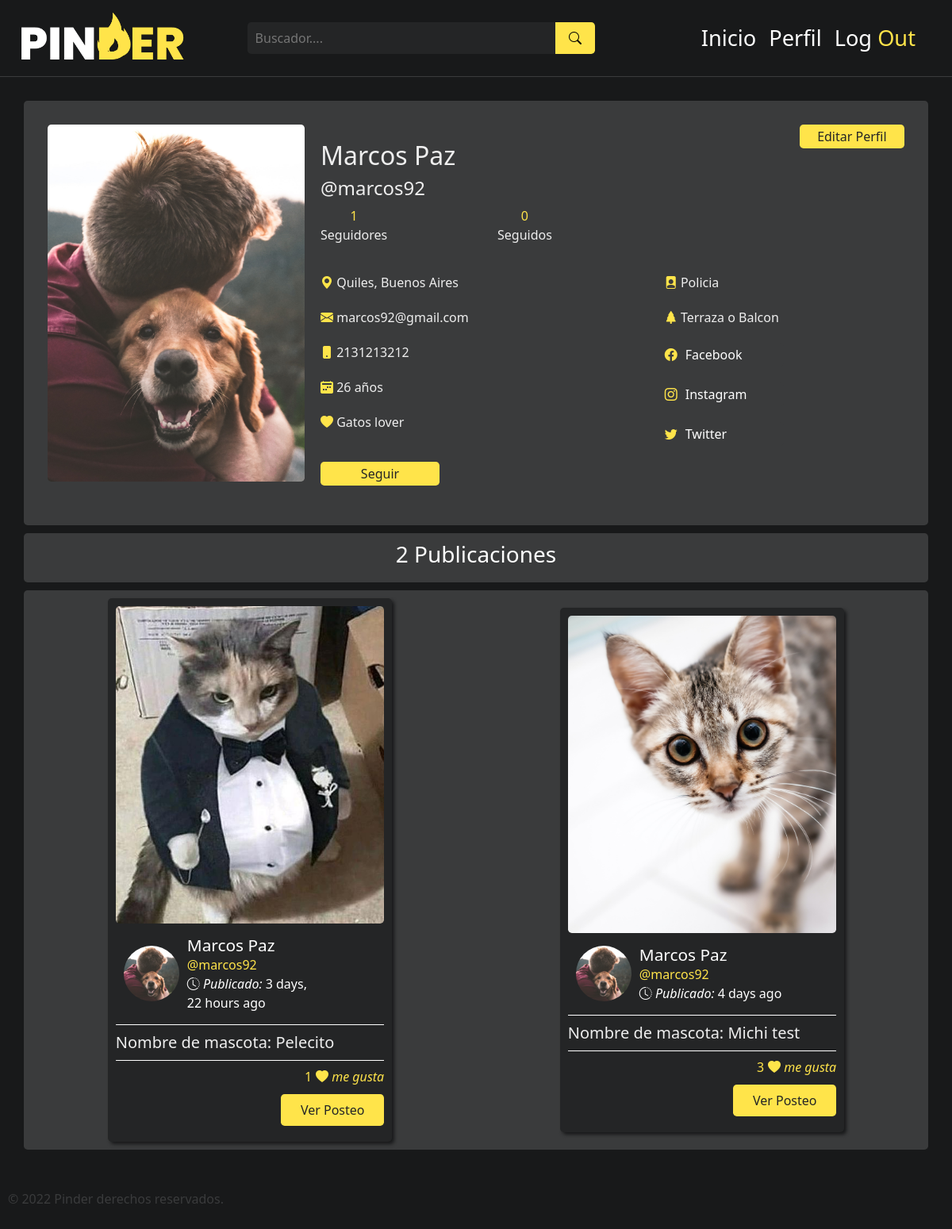
The app's page /profile/marcos92 (signed in) with its own data.
### pinderApp/models.py (models this page shows, shortened)
class Profile(models.Model):
    user = models.OneToOneField(User, on_delete=models.CASCADE)
    image = models.ImageField(upload_to='profile_pics',
                              default='../media/user.png')
    dni = models.PositiveIntegerField(null=True)
    sexo = models.CharField(
        max_length=30,
        choices=SEXO_USUARIO
    )
    edad = models.PositiveIntegerField(null=True)
    telefono = models.PositiveIntegerField(null=True)
    localidad = models.CharField(max_length=50)
    provincia = models.CharField(max_length=30)
    ocupacion = models.CharField(max_length=50)
    carga_horaria = models.PositiveIntegerField(null=True)
    dias_homeoffice = models.PositiveIntegerField(null=True)
    cantidad_hijos = models.PositiveIntegerField(null=True)
    cantidad_mascotas = models.PositiveIntegerField(null=True)
    especie_mascota = models.CharField(max_length=50)
    espacio_abierto = models.CharField(
        max_length=40,
        choices=ESPACIO_USUARIO
    )
    ig = models.URLField(null=True)
    fb = models.URLField(null=True)
    tw = models.URLField(null=True)
    def following(self):
        user_ids = Relationship.objects.filter(from_user=self.user)\
            .values_list('to_user_id', flat=True)
        return User.objects.filter(id__in=user_ids)
    def followers(self):
        user_ids = Relationship.objects.filter(to_user=self.user)\
        .values_list('from_user_id', flat=True)
        return User.objects.filter(id__in=user_ids)

class Post(models.Model):
    author = models.ForeignKey(User, on_delete=models.CASCADE, related_name='posteos')
    likes = models.ManyToManyField(User,blank=True, related_name='likes')
    dislikes = models.ManyToManyField(User,blank=True, related_name='dislikes')
    timestamp = models.DateTimeField(default=timezone.now)
    nombre = models.CharField(max_length=30, blank=True,null=True)
    especie = models.CharField(
        max_length=20,
        choices=ESPECIE_OPCIONES,
        default="Elegir Opcion"
          )
    sexo = models.CharField(
        max_length=20,
        choices=SEXO_OPCIONES,
        default="Elegir Opcion"
    )
    edad = models.PositiveIntegerField(blank=True,null=True)
    tamanio = models.CharField(
        max_length=20,
        choices=TAMANIO_OPCIONES,
        default="Elegir Opcion"
    )
    vacunas_aplicadas = models.PositiveIntegerField(blank=True,null=True)
    castracion = models.CharField(
        max_length=20,
        choices=CASTRACION_OPCIONES,
        default="Elegir Opcion"
    )
    desparasitado = models.CharField(
        max_length=20,
        choices=DESPARASITADO_OPCIONES,
        default="Elegir Opcion"
    )
    discapacidad = models.CharField(max_length=150, blank=True)
    content = models.TextField(max_length=500)
    image = models.ImageField(upload_to='posteos', null=True)
    class Meta:
        ordering = ['-timestamp']

### pinderApp/views.py (the view)
# urls.py: path('profile/', views.profile, name='profile'),
@login_required
def profile(request, username=None):
    current_user = request.user
    if username and username != current_user.username:
     user = User.objects.get(username=username)
     posteos = user.posteos.all()
    else:
     posteos = current_user.posteos.all()
     user = current_user
    context= {
        'user':user,
        'posteos':posteos,
        }
    return render(request, 'pinderApp/profile.html', context)

### pinderApp/templates/pinderApp/profile.html (shortened to what this page needs)
{% extends 'pinderApp/feed.html' %}
{% load humanize %}
{% block content %}
<section class="profile">
    <article class="profile__header">
            {% if user.profile.image.url %}
            <img src="{{ user.profile.image.url}}" alt="{{user.username}}">
            {% else %}
            <img src="../../static/pinderApp/assets/user.png" alt="{{user.username}}">
            {% endif %}
    <div class="profile__header--content">
          <h2>{{user.first_name}} {{user.last_name}}</h2>
          <h4>@{{user.username}}</h4>
          <div class="followers">
            {% if user.profile.followers %}
            <p><span>{{user.profile.followers.count}}</span> Seguidores</p>
            {% else %}
            <p><span>0</span> Seguidores</p>
            {% endif %}
            {% if user.following  %}
            <p><span>{{user.following.count}}</span> Seguidos</p>
            {% else %}
            <p><span>0</span> Seguidos</p>
            {% endif %}
          </div>
          <div class="profile__information">
            <ul>
              {% if user.profile.localidad %}
               <li><i class="bi bi-geo-alt-fill"></i> {{user.profile.localidad}}, {{user.profile.provincia}}</li>
               {% else %}
               <li><i class="bi bi-geo-alt-fill"></i> Sin especificar.</li>
               {% endif %}
               <li><i class="bi bi-envelope-fill"></i> {{user.email}}</li>
               {% if user.profile.telefono %}
               <li><i class="bi bi-phone-fill"></i> {{user.profile.telefono}}</li>
               {% else %}
               <li><i class="bi bi-phone-fill"></i> Sin especificar.</li>
               {% endif %}
               {% if user.profile.edad %}
               <li><i class="bi bi-calendar2-week-fill"></i> {{user.profile.edad}} años</li>
               {% else %}
               <li><i class="bi bi-calendar2-range-fill"></i> Sin especificar.</li>
               {% endif %}
               {% if user.profile.especie_mascota  %}
               <li><i class="bi bi-heart-fill"></i></i> {{user.profile.especie_mascota }} lover</li>
               {% else %}
               <li><i class="bi bi-heart-fill"></i></i> Sin especificar.</li>
               {% endif %}
            </ul>
            <ul>
               {% if user.profile.ocupacion %}
                <li><i class="bi bi-file-person-fill"></i> {{user.profile.ocupacion}}</li>
               {% else %}
                <li><i class="bi bi-file-person-fill"></i> Sin especificar. </li>
               {% endif %}
               {% if user.profile.espacio_abierto %}
               <li><i class="bi bi-tree-fill"></i> {{user.profile.get_espacio_abierto_display}}</li>
               {% else %}
               <li><i class="bi bi-tree-fill"></i> Sin especificar.</li>
               {% endif %}
               {% if user.profile.fb%}
               <li> <a href="{{user.profile.fb}}" target="_blank" rel="noopener noreferrer" class="social_profile"> <i class="bi bi-facebook"></i> Facebook</a>  </li>
               {% else %}
               <li><i class="bi bi-facebook"></i> Sin especificar.</li>
               {% endif %}
               {% if user.profile.ig%}
               <li> <a href="{{user.profile.ig}}" target="_blank" rel="noopener noreferrer" class="social_profile"> <i class="bi bi-instagram"></i> Instagram</a>  </li>
               {% else %}
               <li><i class="bi bi-instagram"></i> Sin especificar.</li>
               {% endif %}
               {% if user.profile.tw%}
               <li> <a href="{{user.profile.tw}}" target="_blank" rel="noopener noreferrer"  class="social_profile"> <i class="bi bi-twitter"></i> Twitter</a>  </li>
               {% else %}
               <li><i class="bi bi-twitter"></i> Sin especificar.</li>
               {% endif %}
            </ul>
          </div>
        <div class="profile__header--content--folow">
          {% if request.user.is_authenticated %}
		           {% if user.username != request.user.username %}
			               {% if user not in request.user.profile.following %}
                          <a class="follow-button" href="{% url 'follow' user.username %}">
                            Seguir
                          </a>
		                  	{% else %}
                          <a class="follow-button" href="{% url 'unfollow' user.username %}">
                            Dejar de seguir
                          </a>
		                	{% endif %}
              		{% endif %}
	          {% endif %}
        </div>
    </div>
             <a href="{% url 'update_profile' %}" class="edit-perfil">Editar Perfil</a>
    </article>
<article class="user-posteos">
  <h3>{{user.posteos.count}} Publicaciones</h3>
</article>
<article class="profile-posteo">
{% if posteos %}
{% for d in posteos %}
      <div class="profile-posteo__content">
           <div class="profile-posteo__info">
            <a href="{% url 'post_detail' d.pk %}">
              <img src="{{ d.image.url}}"  class="posteo__img">
            </a>
              <div class="profile-posteo__info--head">
                       <img src="{{ d.author.profile.image.url}}" alt="{{d.author.username}}">
                   <div class="profile-posteo__info--head-content">
                       <h2>{{d.author.first_name}} {{d.author.last_name}}</h2>
                       <a href="{% url 'profile' d.author.username %}">@{{d.author.username}}</a>
                       <time data-time="#"> <i class="bi bi-clock-history"> Publicado:  </i> {{d.timestamp |naturaltime}}</time>
                   </div>
                </div>
              </div>
              <div class="profile-posteo__info__content">
                  <h5>Nombre de mascota: {{d.nombre}}</h5>
              </div>
              {% if d.likes %}
              <span class="feed-likes"> {{d.likes.all.count}} <i class="bi bi-heart-fill"> me gusta</i> </span>
              {% else %}
              <span class="feed-likes"> 0 <i class="bi bi-heart"></i> </span>
              {% endif %}
              <div class="posteo__feed-btn">
                <a href="{% url 'post_detail' d.pk %}">Ver Posteo</a>
              </div>
           </div>
{% endfor %}
{% else %}
<div class="profile-posteo-empty">
  <p>Aun no creaste un post, haz el primero!</p>
  <a href="{% url 'post'%}">Publicar mascota</a>
</div>
{% endif %}
</article>
</section>
{% endblock %}

### pinderApp/static/pinderApp/css/style.css (style rules this page uses)
* { margin: 0; padding: 0; border: 0; outline: 0; box-sizing: border-box; list-style: none; text-decoration: none; }
ul { padding: 0; margin: 0; }
:root { --main-color: #ffe44a; --main-color-variant: #e2c313; --bg-color: #18191A; --bg-color-variant: #242526; --bg-color-variant-second: #3A3B3C; --color-white: #fff; --color-light: #eee; --transition: all 400ms ease; --gradient: linear-gradient(rgba(0, 0, 0, 0.491), rgba(0, 0, 0, 0.365)); --poppins: 'Poppins', sans-serif; }
.bg-app { background-color: var(--bg-color); }
span { color: var(--main-color); }
.posteo__feed-btn { background-color: var(--main-color); width: 130px; height: 40px; align-self: flex-end; border-radius: .3rem; display: flex; justify-content: center; align-items: center; margin: 10px 0; }
.posteo__feed-btn a { text-decoration: none; color: var(--bg-color-variant); font-weight: 500; }
.feed-likes { display: flex; align-items: center; justify-content: flex-end; }
.feed-likes i { margin-left: 5px; }
.followers { display: flex; justify-content: space-between; width: 50%; }
.followers p { display: flex; flex-direction: column; justify-content: center; align-items: center; }
.user-posteos { background-color: var(--bg-color-variant-second); margin: 10px 0; text-align: center; color: var(--color-white); border-radius: .3rem; padding: 10px 0px; }
.profile__header { display: flex; background: var(--bg-color-variant-second); width: 100%; padding: 30px; border-radius: .3rem; }
.profile__information { display: flex; width: 100%; justify-content: space-between; padding: 10px 0; }
.profile__information ul li { padding: 10px 0; }
.profile__information ul li i { color: var(--main-color); }
.profile__header a, .profile-posteo-empty a { background-color: var(--main-color); border-radius: .3rem; font-weight: 500; width: 150px; height: 30px; color: var(--bg-color-variant); text-decoration: none; display: flex; align-items: center; justify-content: center; }
a.social_profile { background-color: var(--bg-color-variant-second); color: var(--color-white); display: flex; align-items: center; justify-content: flex-start; transition: var(--transition); }
a.social_profile i { margin-right: 10px; }
.profile__header img { width: 30%; height: 450px; object-fit: cover; border-radius: .3rem; }
.profile__header--content { padding: 20px; color: var(--color-light); font-weight: 500; width: 65%; }
.profile-posteo { display: flex; justify-content: space-around; flex-wrap: wrap; align-items: center; margin: 10px 0; background-color: var(--bg-color-variant-second); width: 100%; padding: 10px; gap: 20px; border-radius: .3rem; }
.profile-posteo__content { background-color: var(--bg-color-variant); display: flex; flex-direction: column; justify-content: space-between; width: 32%; padding: 10px; border-radius: .3rem; box-shadow: 3px 3px 4px 0px var(--bg-color); }
.profile-posteo__content img { width: 100%; height: 400px; object-fit: cover; border-radius: .3rem; }
.profile-posteo__info--head { display: flex; align-items: center; color: var(--color-white); padding: 10px; border-bottom: 1px solid var(--color-white); }
.profile-posteo__info--head img { width: 70px; height: 70px; border-radius: 50%; object-fit: cover; }
.profile-posteo__info--head-content { display: flex; flex-direction: column; align-items: flex-start; padding: 5px 10px; width: 70%; }
.profile-posteo__info--head-content a { color: var(--main-color); text-decoration: none; }
.profile-posteo__content h2 { font-size: 1.3rem; margin: 0; }
.profile-posteo__info__content h5 { color: var(--color-light); padding: 10px 0px; border-bottom: 1px solid var(--color-white); }

### records on screen
Post: image (picture), author.profile.image (picture), author.first_name "Marcos", author.last_name "Paz", author.username "marcos92", timestamp "3 days, 22 hours ago", nombre "Pelecito", likes.all.count "1"
Post: image (picture), author.profile.image (picture), author.first_name "Marcos", author.last_name "Paz", author.username "marcos92", timestamp "4 days ago", nombre "Michi test", likes.all.count "3"

### other values on screen
{{ user.first_name }} "Marcos"
{{ user.last_name }} "Paz"
{{ user.username }} "marcos92"
{{ user.profile.followers.count }} "1"
{{ user.profile.localidad }} "Quiles"
{{ user.profile.provincia }} "Buenos Aires"
{{ user.email }} "marcos92@gmail.com"
{{ user.profile.telefono }} "2131213212"
{{ user.profile.edad }} "26"
{{ user.profile.especie_mascota }} "Gatos"
{{ user.profile.ocupacion }} "Policia"
{{ user.profile.get_espacio_abierto_display }} "Terraza o Balcon"
{{ user.posteos.count }} "2"
